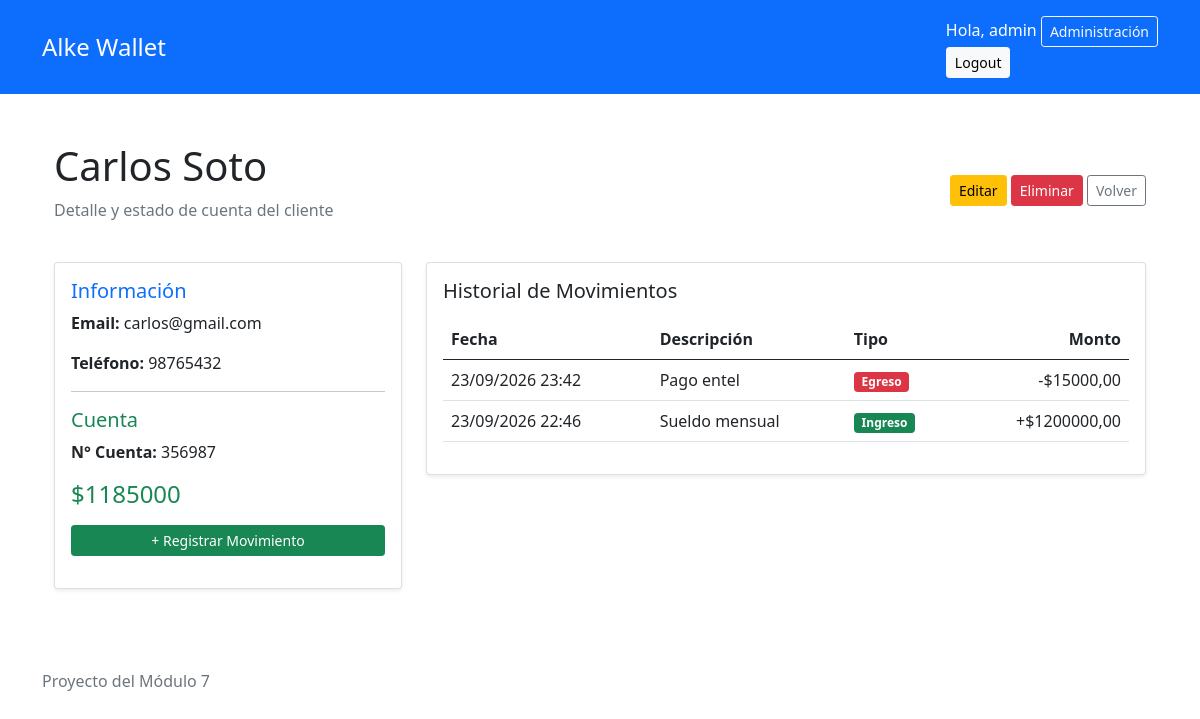
Screenshot of /clientes/7/ (signed in) with the database file from the repository.
### gestion/models.py (models this page shows, shortened)
class Cliente(models.Model):
    nombre = models.CharField(max_length=100)
    email = models.EmailField(unique=True)
    telefono = models.CharField(max_length=20, blank=True)
    fecha_registro = models.DateTimeField(auto_now_add=True)
    class Meta:
        ordering = ["nombre"]

class Cuenta(models.Model):
    cliente = models.OneToOneField(Cliente, on_delete=models.PROTECT, related_name="cuenta")
    numero = models.CharField(max_length=20, unique=True)
    contactos_autorizados = models.ManyToManyField(Cliente, blank=True, related_name="cuentas_autorizadas")
    fecha_creacion = models.DateTimeField(auto_now_add=True)
    @property
    def saldo(self):
        ingresos = self.transacciones.filter(tipo="ingreso").aggregate(total=Sum("monto"))["total"] or Decimal("0.00")
        egresos = self.transacciones.filter(tipo="egreso").aggregate(total=Sum("monto"))["total"] or Decimal("0.00")
        return ingresos - egresos

class Transaccion(models.Model):
    TIPOS = [
        ("ingreso", "Ingreso"),
        ("egreso", "Egreso"),
    ]
    cuenta = models.ForeignKey(Cuenta, on_delete=models.PROTECT, related_name="transacciones")
    tipo = models.CharField(max_length=10, choices=TIPOS)
    monto = models.DecimalField(max_digits=12, decimal_places=2, validators=[MinValueValidator(Decimal("0.01"))],)
    descripcion = models.CharField(max_length=100)
    fecha = models.DateTimeField(auto_now_add=True)
    class Meta:
        ordering = ["-fecha", "-pk"]

### gestion/views.py (the view)
# urls.py: path("clientes/<int:pk>/", ClienteDetailView.as_view(), name="detalle_cliente"),
class ClienteDetailView(AccesoPersonalMixin, DetailView):
    model = Cliente
    template_name = "gestion/detalle_cliente.html"
    context_object_name = "cliente"
    def get_context_data(self, **kwargs):
        contexto = super().get_context_data(**kwargs)
        cuenta = Cuenta.objects.filter(
            cliente=self.object
        ).first()
        contexto["cuenta"] = cuenta
        contexto["movimientos"] = (
            cuenta.transacciones.all()
            if cuenta
            else []
        )
        return contexto

### gestion/views.py (called while the page is built)
    def test_func(self):
        return self.request.user.is_staff

### gestion/templates/gestion/detalle_cliente.html (shortened to what this page needs)
{% extends "base.html" %}
{% block content %}
<div class="container my-4">
    <div class="d-flex justify-content-between align-items-center mb-4">
        <div>
            <h1>{{ cliente.nombre }}</h1>
            <p class="text-muted">Detalle y estado de cuenta del cliente</p>
        </div>
        <div>
            <a href="{% url 'editar_cliente' cliente.pk %}" class="btn btn-warning btn-sm">Editar</a>
            <a href="{% url 'eliminar_cliente' cliente.pk %}" class="btn btn-danger btn-sm">Eliminar</a>
            <a href="{% url 'lista_clientes' %}" class="btn btn-outline-secondary btn-sm">Volver</a>
        </div>
    </div>
    <div class="row">
        <div class="col-md-4 mb-3">
            <div class="card shadow-sm">
                <div class="card-body">
                    <h5 class="card-title text-primary">Información</h5>
                    <p><strong>Email:</strong> {{ cliente.email }}</p>
                    <p><strong>Teléfono:</strong> {{ cliente.telefono|default:"No registrado" }}</p>
                    <hr>
                    <h5 class="card-title text-success">Cuenta</h5>
                    {% if cuenta %}
                        <p><strong>N° Cuenta:</strong> {{ cuenta.numero }}</p>
                        <h4 class="text-success mb-3">${{ cuenta.saldo }}</h4>
                        <a href="{% url 'crear_transaccion' cuenta.pk %}" class="btn btn-success btn-sm w-100 mb-3">
                            + Registrar Movimiento
                        </a>
                    {% else %}
                        <p class="text-warning">Sin cuenta asociada.</p>
                    {% endif %}
                </div>
            </div>
        </div>
        <div class="col-md-8">
            <div class="card shadow-sm">
                <div class="card-body">
                    <h5 class="card-title mb-3">Historial de Movimientos</h5>
                    {% if movimientos %}
                        <table class="table table-hover">
                            <thead>
                                <tr>
                                    <th>Fecha</th>
                                    <th>Descripción</th>
                                    <th>Tipo</th>
                                    <th class="text-end">Monto</th>
                                </tr>
                            </thead>
                            <tbody>
                                {% for mov in movimientos %}
                                    <tr>
                                        <td>{{ mov.fecha|date:"d/m/Y H:i" }}</td>
                                        <td>{{ mov.descripcion }}</td>
                                        <td>
                                            <span class="badge {% if mov.tipo == 'ingreso' %}bg-success{% else %}bg-danger{% endif %}">
                                                {{ mov.get_tipo_display }}
                                            </span>
                                        </td>
                                        <td class="text-end">
                                            {% if mov.tipo == 'ingreso' %}+${{ mov.monto }}{% else %}-${{ mov.monto }}{% endif %}
                                        </td>
                                    </tr>
                                {% endfor %}
                            </tbody>
                        </table>
                    {% else %}
                        <p class="text-muted">No hay movimientos registrados.</p>
                    {% endif %}
                </div>
            </div>
        </div>
    </div>
</div>
{% endblock %}

### gestion/templates/base.html (shortened to what this page needs)
{% load static %}
<!DOCTYPE html>
<html lang="es">
    <head>
        <link href="https://cdn.jsdelivr.net/npm/bootstrap@5.0.2/dist/css/bootstrap.min.css" rel="stylesheet">
    </head>
    <body>
        <header class="bg-primary text-white py-3">
            <div class="container">
                <div class="d-flex flex-wrap gap-3 justify-content-between align-items-center">
                    <a href="{% url 'lista_clientes' %}" class="h4 text-white text-decoration-none mb-0">Alke Wallet</a>
                    {% if user.is_authenticated %}
                        <div d-flex flex-wrap gap-2>
                            <span>Hola, {{ user.username }}</span>
                            {% if user.is_staff %}
                                <a href="{% url 'admin:index' %}" class="btn btn-outline-light btn-sm">Administración</a>
                            {% endif %}
                            <form method="post" action="{% url 'logout' %}">
                                <button type="submit" class="btn btn-light btn-sm">Logout</button>
                            </form>
                        </div>
                    {% endif %}
                </div>
            </div>
        </header>
        <main class="container py-4">
            {% block content %}
            {% endblock %}
        </main>
        <footer class="container boder-top py-3 text-muted">
            Proyecto del Módulo 7
        </footer>
    </body>
</html>

### rows the page displays
Cliente: nombre "Carlos Soto", email "carlos@gmail.com", telefono "98765432"
Cuenta: numero "356987", saldo "1185000"
Transaccion: fecha "23/09/2026 23:42", descripcion "Pago entel", tipo "Egreso", monto "15000,00"
Transaccion: fecha "23/09/2026 22:46", descripcion "Sueldo mensual", tipo "Ingreso", monto "1200000,00"

### other values shown
{{ user.username }} "admin"
